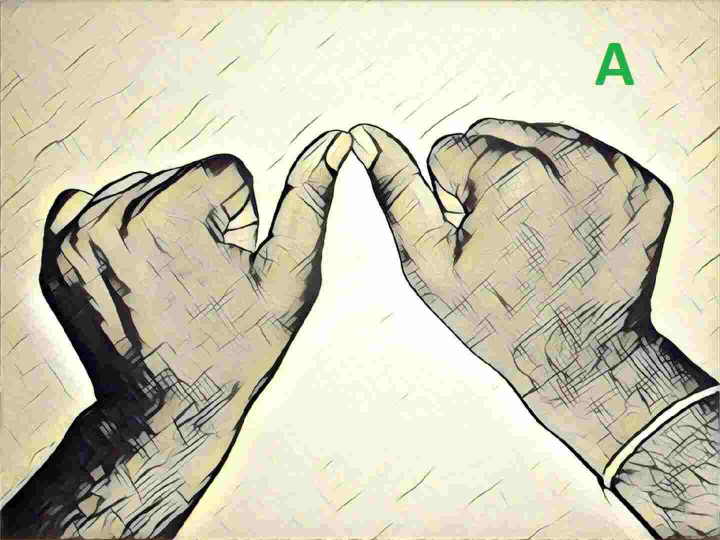
#> input picture letters/a.jpg, 1440 x 1080 px (shown at 1/2 size)
$ python -i image_transformation.py   (imports and definitions only)   (older library calls are emulated)
#> lines starting #> are read from the running program, lines starting #| are printed output that depends on the picture; after the words box and inside, x2 and y2 are one past the last pixel; in counts of white or black regions, pixels touching at a corner belong together
#> further down, picture is the input picture: shape (1080, 1440, 3); mean B, G, R 178.1, 199.3, 203.5
import cv2
import numpy as np
import math
def transform(frame):
	#frame = resize(frame)
	try:
		frame = cv2.cvtColor(frame, cv2.COLOR_BGR2GRAY)
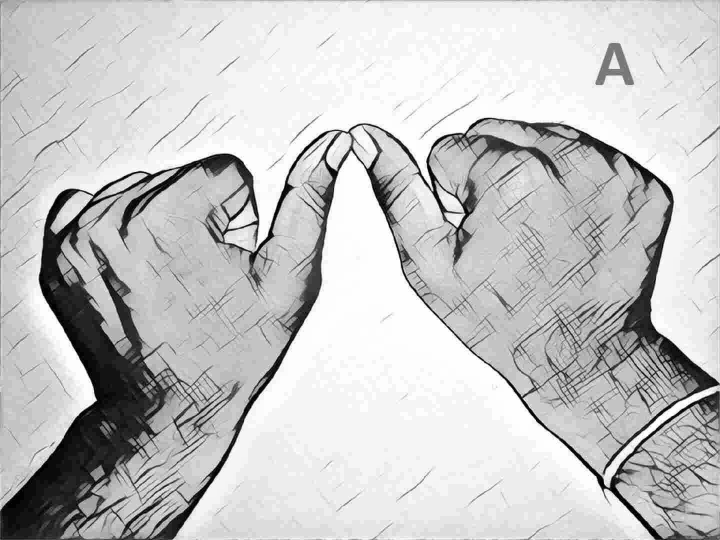
#> frame: shape (1080, 1440) (shown at 1/2 size); min 0, max 255, mean 198.1
	except:
		pass
	frame = threshold(frame)
	frame = get_contours(frame)
	frame = resize(frame,100)
	return frame

def resize(frame,size):
	return cv2.resize(frame,(size,size))

def threshold(frame):
	_ , thresh = cv2.threshold(frame,120,255,cv2.THRESH_OTSU)
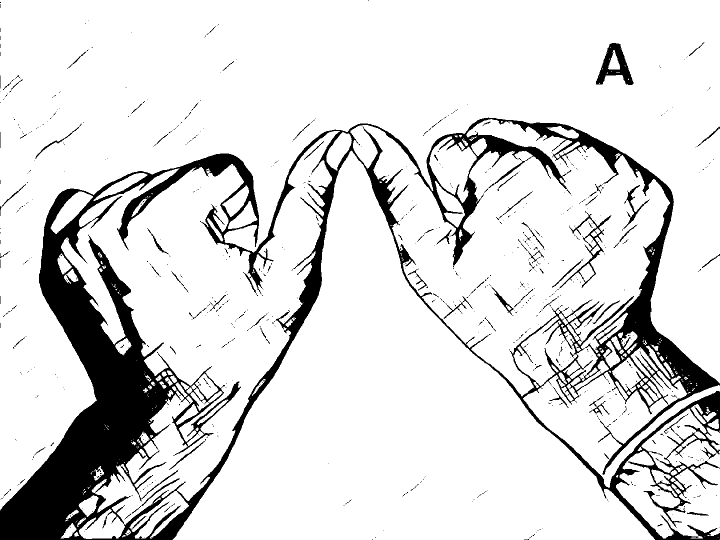
#> thresh: shape (1080, 1440) (shown at 1/2 size); 86.5% white; 918 black regions (817 under 20 px), largest, box (x1, y1, x2, y2) and area: (0, 235, 1440, 1080) 195190, (1192, 86, 1267, 170) 2686, (1119, 426, 1223, 577) 1584

	return thresh

def get_contours(frame):
	se = np.ones((10,10),np.uint8)

	frame = cv2.erode(frame,se,iterations = 2)
#> frame: shape (1080, 1440); 58.4% white; 56 black regions, largest, box (x1, y1, x2, y2) and area: (0, 211, 1440, 1080) 557793, (1000, 436, 1107, 557) 7166, (1184, 78, 1277, 180) 6778
	frame = cv2.dilate(frame,se,iterations = 2)
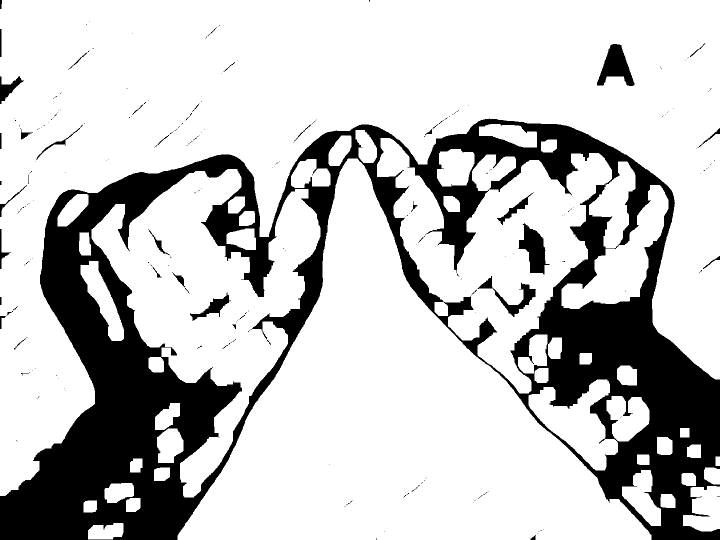
#> frame: shape (1080, 1440) (shown at 1/2 size); 77.3% white; 262 black regions (219 under 20 px), largest, box (x1, y1, x2, y2) and area: (0, 237, 1440, 1080) 337637, (1194, 88, 1269, 172) 3268, (1037, 446, 1099, 549) 3197
	frame = cv2.erode(frame,se,iterations = 1)
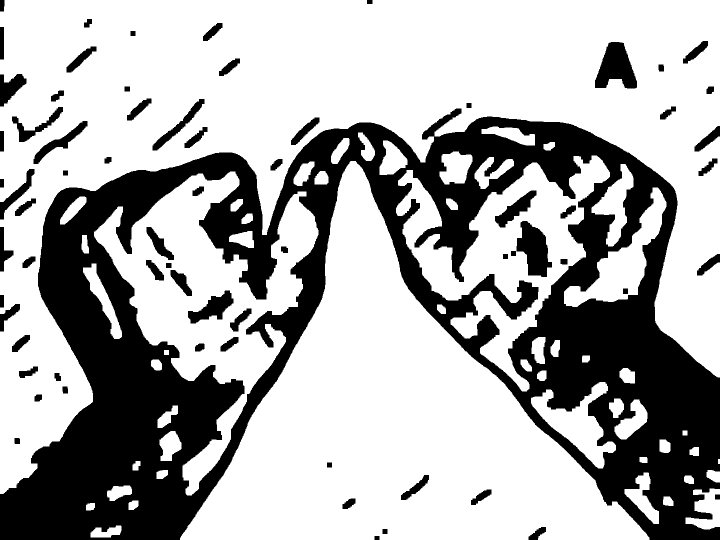
#> frame: shape (1080, 1440) (shown at 1/2 size); 67.9% white; 69 black regions

	(_,contours,_) = cv2.findContours(frame,cv2.RETR_TREE,cv2.CHAIN_APPROX_SIMPLE)
#> contours = 105 contours; largest, box (x1, y1, x2, y2) and area: (0, 0, 1440, 988) 540227, (360, 322, 1299, 1080) 299615, (188, 343, 637, 991) 102068, (792, 311, 1220, 783) 72003, (1128, 375, 1333, 614) 14482
	c = max(contours, key = cv2.contourArea)
#> c = contour of 1708 points, box (x1, y1, x2, y2) (0, 0, 1440, 988), area 540227
	#largest_contour = [c]
	hull = [cv2.convexHull(c) for c in contours]
#> hull = 105 contours; largest, box (x1, y1, x2, y2) and area: (0, 0, 1440, 988) 1253245, (360, 322, 1299, 1080) 363317, (188, 343, 637, 991) 173502, (792, 311, 1220, 783) 127782, (1128, 375, 1333, 614) 22614
	x,y,w,h = cv2.boundingRect(c)
#> x = 0; y = 0; w = 1440; h = 988
	#final = cv2.drawContours(frame,hull,-1,(255,255,255))
	final = frame.copy()
	#cv2.rectangle(final,(x,y),(x+w,y+h),(255,255,255),2)
	#cv2.imshow('ar',final)
	#cv2.waitKey(0)
	if w>h:
		dom = w
#> dom = 1440
	else:
		dom = h
	bg = np.zeros((dom,dom),np.uint8)
	roi = final[y:y+h,x:x+w]
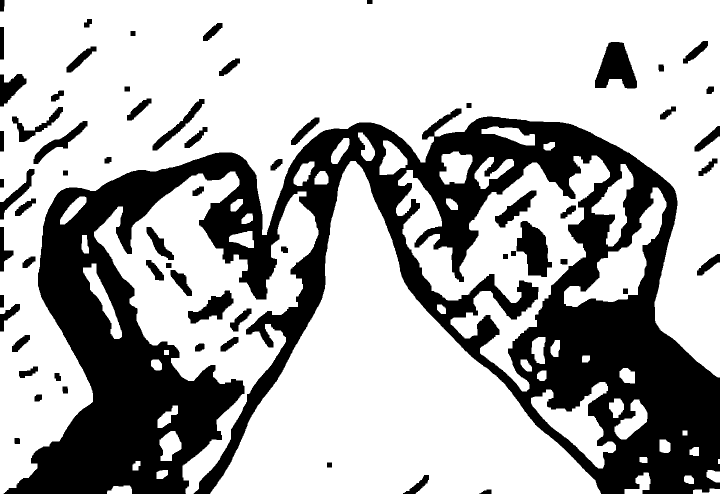
#> roi: shape (988, 1440) (shown at 1/2 size); 68.3% white; 64 black regions, largest, box (x1, y1, x2, y2) and area: (7, 217, 1440, 988) 404296, (1190, 84, 1274, 177) 4942, (1033, 442, 1104, 554) 4799
	image = bg
	if w>h:
		image[int((w-h)/2):int((w+h)/2),0:w]=roi
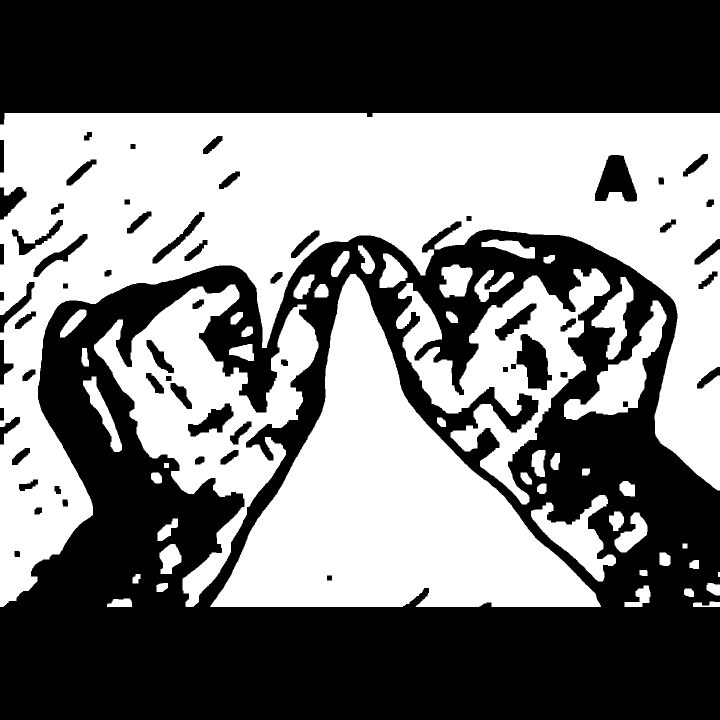
#> image: shape (1440, 1440) (shown at 1/2 size); 46.9% white; 48 white regions, largest, box (x1, y1, x2, y2) and area: (0, 226, 1440, 1214) 521960, (420, 548, 1202, 1214) 220640, (188, 569, 637, 1214) 95673
	else:
		image[0:h,int((h-w)/2):int((w+h)/2)]=roi

	return image

def auto_canny(image, sigma=0.33):
	# compute the median of the single channel pixel intensities
	v = np.median(image)

	# apply automatic Canny edge detection using the computed median
	lower = int(max(0, (1.0 - sigma) * v))
	upper = int(min(255, (1.0 + sigma) * v))
	edged = cv2.Canny(image, lower, upper)

	# return the edged image
	return edged

def write_text(frame,text):
	font                   = cv2.FONT_HERSHEY_SIMPLEX
	bottomLeftCornerOfText = (50,50)
	fontScale              = 2
	fontColor              = (0,0,255)
	lineType               = 3

	cv2.putText(frame,text,bottomLeftCornerOfText,font,fontScale,fontColor,lineType)
	return frame

>>> import cv2
>>> picture = cv2.imread('../letters/a.jpg')
>>> result = transform(picture)
#> in resize, `return cv2.resize(frame,(size,size))`:
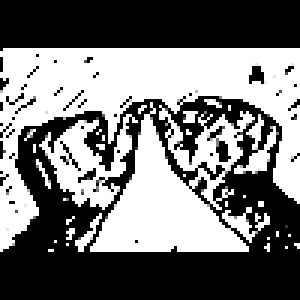
#> returned value: shape (100, 100) (shown 3 times larger); min 0, max 255, mean 118.5

$ run again, on letters/b.jpg
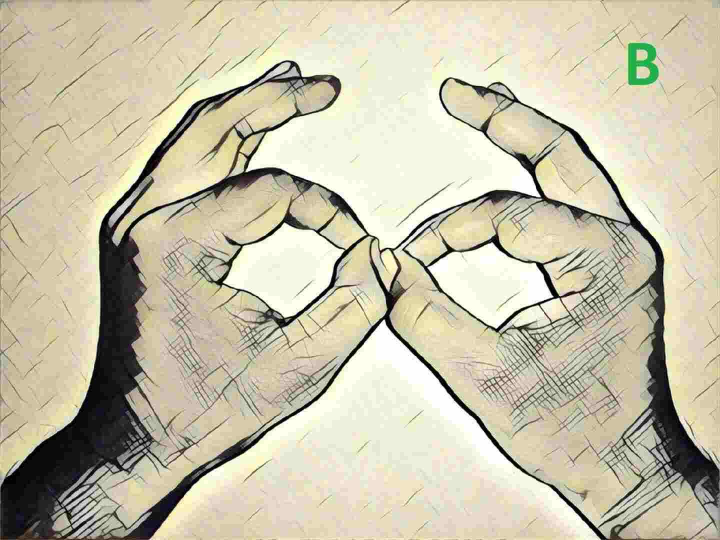
#> input picture letters/b.jpg, 1440 x 1080 px (shown at 1/2 size)
#> picture is the input picture: shape (1080, 1440, 3); mean B, G, R 170.2, 193.5, 199.7
#> in threshold, `_ , thresh = cv2.threshold(frame,120,255,cv2.THRESH_OTSU)`:
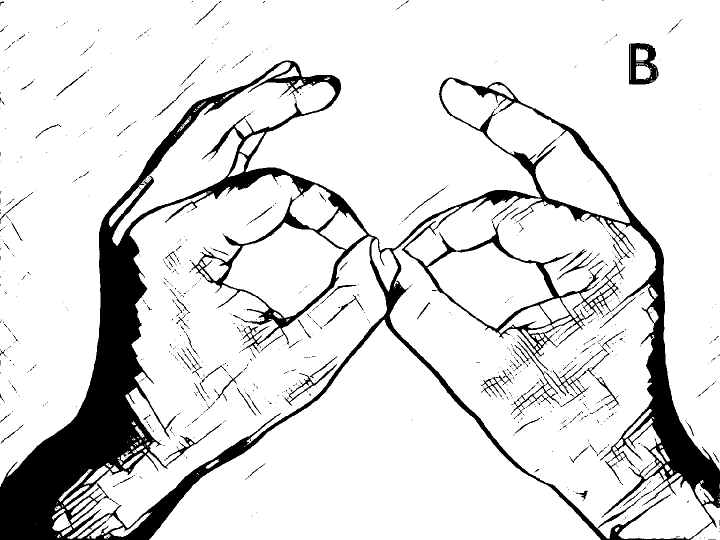
#> thresh: shape (1080, 1440) (shown at 1/2 size); 87.3% white; 993 black regions (883 under 20 px), largest, box (x1, y1, x2, y2) and area: (0, 121, 1440, 1080) 178835, (1258, 86, 1317, 169) 2859, (1022, 683, 1120, 832) 1016
#> contours = 100 contours; largest, box (x1, y1, x2, y2) and area: (0, 0, 1440, 955) 591997, (315, 660, 1191, 1080) 181074, (789, 521, 1304, 1044) 68099, (271, 359, 591, 869) 43084, (463, 459, 676, 630) 22542
#> c = contour of 2360 points, box (x1, y1, x2, y2) (0, 0, 1440, 955), area 591997
#> hull = 100 contours; largest, box (x1, y1, x2, y2) and area: (0, 0, 1440, 955) 1337555, (315, 660, 1191, 1080) 193998, (789, 521, 1304, 1044) 164810, (271, 359, 591, 869) 94892, (210, 780, 524, 1045) 31830
#> x = 0; w = 1440; h = 955
#> dom = 1440
#> roi: shape (955, 1440); 69.1% white; 71 black regions, largest, box (x1, y1, x2, y2) and area: (7, 119, 1440, 955) 379869, (1256, 84, 1328, 176) 5447, (0, 373, 80, 527) 4692
#> image: shape (1440, 1440); 45.8% white; 46 white regions, largest, box (x1, y1, x2, y2) and area: (0, 242, 1440, 1197) 570650, (421, 902, 1049, 1197) 84987, (789, 763, 1304, 1197) 62410
#> in resize, `return cv2.resize(frame,(size,size))`:
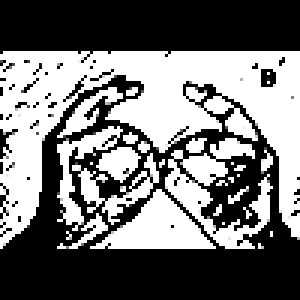
#> returned value: shape (100, 100) (shown 3 times larger); min 0, max 255, mean 116.2

$ run again, on letters/c.jpg
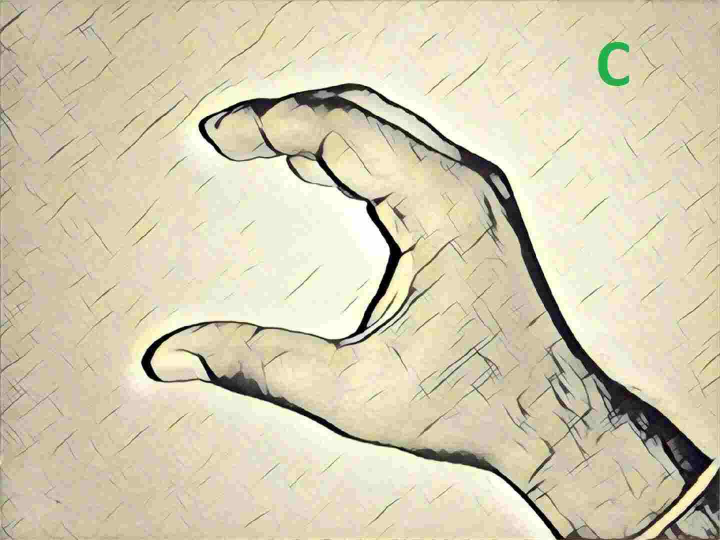
#> input picture letters/c.jpg, 1440 x 1080 px (shown at 1/2 size)
#> picture is the input picture: shape (1080, 1440, 3); mean B, G, R 178.7, 204.6, 213.6
#> in threshold, `_ , thresh = cv2.threshold(frame,120,255,cv2.THRESH_OTSU)`:
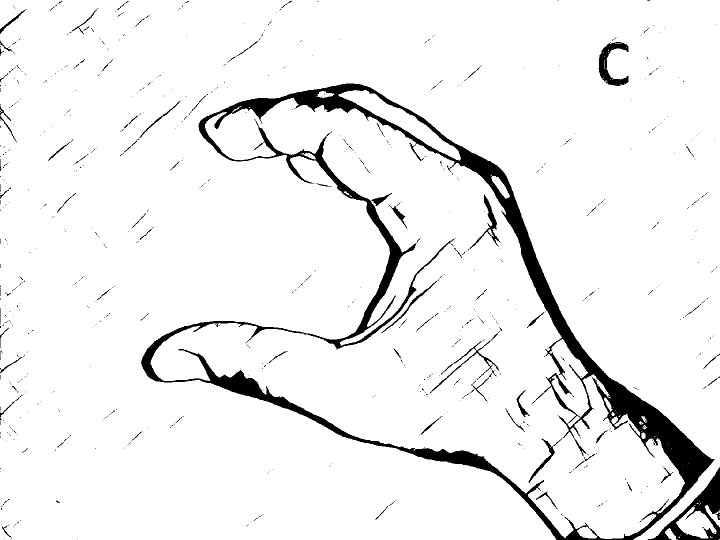
#> thresh: shape (1080, 1440) (shown at 1/2 size); 93.9% white; 819 black regions (740 under 20 px), largest, box (x1, y1, x2, y2) and area: (282, 167, 1429, 1080) 75425, (1295, 934, 1440, 1080) 5436, (1197, 84, 1257, 172) 2112
#> contours = 129 contours; largest, box (x1, y1, x2, y2) and area: (0, 0, 1440, 1080) 1061502, (311, 445, 1130, 974) 166175, (532, 209, 976, 596) 55514, (1085, 794, 1363, 1075) 35794, (836, 621, 1012, 813) 11284
#> c = contour of 2712 points, box (x1, y1, x2, y2) (0, 0, 1440, 1080), area 1061502
#> hull = 129 contours; largest, box (x1, y1, x2, y2) and area: (0, 0, 1440, 1080) 1527290, (311, 445, 1130, 974) 245545, (532, 209, 976, 596) 92524, (1085, 794, 1363, 1075) 47505, (836, 621, 1012, 813) 20776
#> x = 0; w = 1440; h = 1080
#> dom = 1440
#> image: shape (1440, 1440); 61.3% white; 133 black regions, largest, box (x1, y1, x2, y2) and area: (0, 345, 1440, 1440) 447699, (0, 0, 1440, 227) 262244, (837, 802, 1011, 992) 10659
#> in resize, `return cv2.resize(frame,(size,size))`:
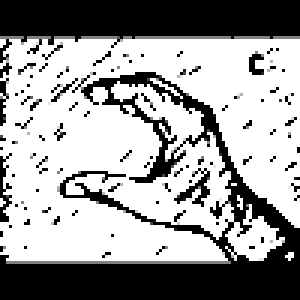
#> returned value: shape (100, 100) (shown 3 times larger); min 0, max 255, mean 156.9

$ run again, on letters/d.jpg
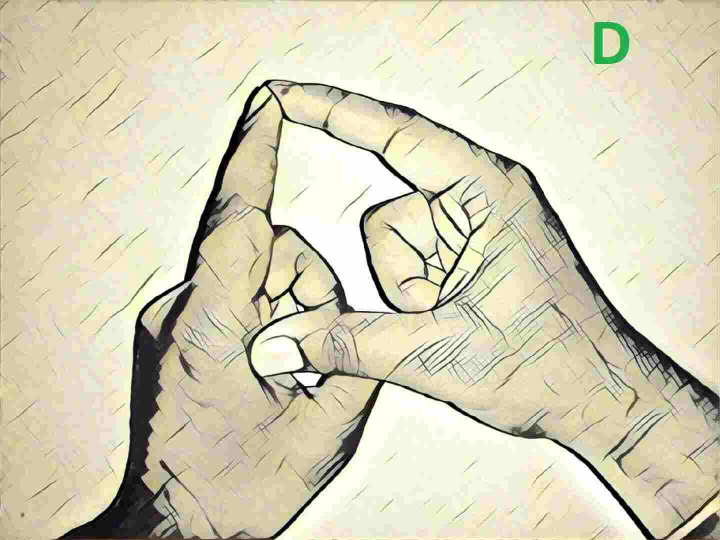
#> input picture letters/d.jpg, 1440 x 1080 px (shown at 1/2 size)
#> picture is the input picture: shape (1080, 1440, 3); mean B, G, R 184.1, 209.2, 214.7
#> thresh: shape (1080, 1440); 91.6% white; 709 black regions (601 under 20 px), largest, box (x1, y1, x2, y2) and area: (104, 159, 1440, 1080) 110758, (1189, 44, 1258, 128) 3222, (1359, 1023, 1440, 1080) 2165
#> contours = 101 contours; largest, box (x1, y1, x2, y2) and area: (0, 0, 1440, 1080) 719612, (569, 775, 1284, 1080) 124117, (298, 429, 746, 1080) 118188, (791, 662, 1440, 1073) 89035, (549, 252, 811, 621) 46146
#> c = contour of 1545 points, box (x1, y1, x2, y2) (0, 0, 1440, 1080), area 719612
#> hull = 101 contours; largest, box (x1, y1, x2, y2) and area: (0, 0, 1440, 1080) 1355014, (298, 429, 746, 1080) 189807, (791, 662, 1440, 1073) 150557, (569, 775, 1284, 1080) 133412, (570, 178, 1065, 501) 67932
#> x = 0; w = 1440; h = 1080
#> dom = 1440
#> image: shape (1440, 1440); 57.9% white; 84 black regions, largest, box (x1, y1, x2, y2) and area: (0, 337, 1440, 1440) 563074, (0, 0, 1440, 207) 261255, (1187, 222, 1265, 315) 5489
#> in resize, `return cv2.resize(frame,(size,size))`:
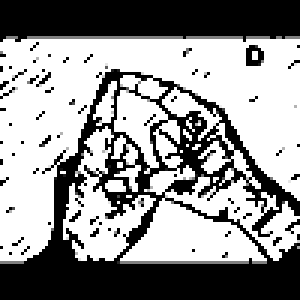
#> returned value: shape (100, 100) (shown 3 times larger); min 0, max 255, mean 147.9
